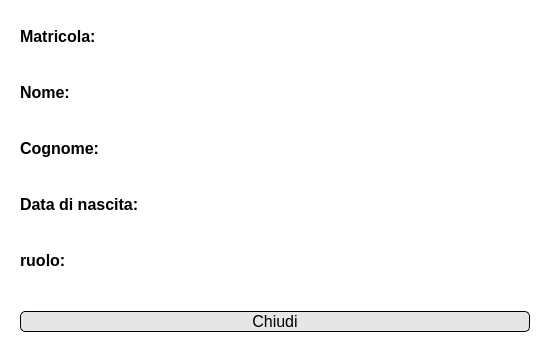
<?xml version="1.0" encoding="UTF-8"?>
<ui version="4.0">
 <class>Dialog</class>
 <widget class="QDialog" name="Dialog">
  <property name="geometry">
   <rect>
    <x>0</x>
    <y>0</y>
    <width>550</width>
    <height>363</height>
   </rect>
  </property>
  <property name="minimumSize">
   <size>
    <width>550</width>
    <height>0</height>
   </size>
  </property>
  <property name="windowTitle">
   <string>Visualizza amministratore</string>
  </property>
  <property name="windowIcon">
   <iconset>
    <normaloff>../Resources/logo.png</normaloff>../Resources/logo.png</iconset>
  </property>
  <property name="styleSheet">
   <string notr="true">QDialog#Dialog {
background-color: rgb(255, 255, 255);
color:black;
} </string>
  </property>
  <property name="modal">
   <bool>true</bool>
  </property>
  <layout class="QVBoxLayout" name="verticalLayout">
   <item>
    <widget class="QWidget" name="widget_2" native="true">
     <layout class="QHBoxLayout" name="horizontalLayout_4">
      <item>
       <widget class="QLabel" name="label">
        <property name="minimumSize">
         <size>
          <width>250</width>
          <height>0</height>
         </size>
        </property>
        <property name="maximumSize">
         <size>
          <width>250</width>
          <height>16777215</height>
         </size>
        </property>
        <property name="font">
         <font>
          <pointsize>12</pointsize>
          <weight>75</weight>
          <bold>true</bold>
         </font>
        </property>
        <property name="text">
         <string>Matricola:</string>
        </property>
       </widget>
      </item>
      <item>
       <widget class="QLineEdit" name="matricola">
        <property name="font">
         <font>
          <pointsize>12</pointsize>
         </font>
        </property>
        <property name="styleSheet">
         <string notr="true">border:None</string>
        </property>
        <property name="readOnly">
         <bool>true</bool>
        </property>
       </widget>
      </item>
     </layout>
    </widget>
   </item>
   <item>
    <widget class="QWidget" name="widget_4" native="true">
     <layout class="QHBoxLayout" name="horizontalLayout_3">
      <item>
       <widget class="QLabel" name="label_3">
        <property name="minimumSize">
         <size>
          <width>250</width>
          <height>0</height>
         </size>
        </property>
        <property name="maximumSize">
         <size>
          <width>250</width>
          <height>16777215</height>
         </size>
        </property>
        <property name="font">
         <font>
          <pointsize>12</pointsize>
          <weight>75</weight>
          <bold>true</bold>
         </font>
        </property>
        <property name="text">
         <string>Nome:</string>
        </property>
       </widget>
      </item>
      <item>
       <widget class="QLineEdit" name="nome">
        <property name="font">
         <font>
          <pointsize>12</pointsize>
         </font>
        </property>
        <property name="styleSheet">
         <string notr="true">border:None</string>
        </property>
        <property name="readOnly">
         <bool>true</bool>
        </property>
       </widget>
      </item>
     </layout>
    </widget>
   </item>
   <item>
    <widget class="QWidget" name="widget_3" native="true">
     <layout class="QHBoxLayout" name="horizontalLayout">
      <item>
       <widget class="QLabel" name="label_5">
        <property name="minimumSize">
         <size>
          <width>250</width>
          <height>0</height>
         </size>
        </property>
        <property name="maximumSize">
         <size>
          <width>250</width>
          <height>16777215</height>
         </size>
        </property>
        <property name="font">
         <font>
          <pointsize>12</pointsize>
          <weight>75</weight>
          <bold>true</bold>
         </font>
        </property>
        <property name="text">
         <string>Cognome:</string>
        </property>
       </widget>
      </item>
      <item>
       <widget class="QLineEdit" name="cognome">
        <property name="font">
         <font>
          <pointsize>12</pointsize>
         </font>
        </property>
        <property name="styleSheet">
         <string notr="true">border:None</string>
        </property>
        <property name="readOnly">
         <bool>true</bool>
        </property>
       </widget>
      </item>
     </layout>
    </widget>
   </item>
   <item>
    <widget class="QWidget" name="widget_5" native="true">
     <layout class="QHBoxLayout" name="horizontalLayout_5">
      <item>
       <widget class="QLabel" name="label_9">
        <property name="minimumSize">
         <size>
          <width>250</width>
          <height>0</height>
         </size>
        </property>
        <property name="maximumSize">
         <size>
          <width>250</width>
          <height>16777215</height>
         </size>
        </property>
        <property name="font">
         <font>
          <pointsize>12</pointsize>
          <weight>75</weight>
          <bold>true</bold>
         </font>
        </property>
        <property name="text">
         <string>Data di nascita:</string>
        </property>
       </widget>
      </item>
      <item>
       <widget class="QLineEdit" name="dataNascita">
        <property name="font">
         <font>
          <pointsize>12</pointsize>
         </font>
        </property>
        <property name="styleSheet">
         <string notr="true">border:None</string>
        </property>
        <property name="readOnly">
         <bool>true</bool>
        </property>
       </widget>
      </item>
     </layout>
    </widget>
   </item>
   <item>
    <widget class="QWidget" name="widget_8" native="true">
     <layout class="QHBoxLayout" name="horizontalLayout_8">
      <item>
       <widget class="QLabel" name="label_15">
        <property name="minimumSize">
         <size>
          <width>250</width>
          <height>0</height>
         </size>
        </property>
        <property name="maximumSize">
         <size>
          <width>250</width>
          <height>16777215</height>
         </size>
        </property>
        <property name="font">
         <font>
          <pointsize>12</pointsize>
          <weight>75</weight>
          <bold>true</bold>
         </font>
        </property>
        <property name="text">
         <string>ruolo:</string>
        </property>
       </widget>
      </item>
      <item>
       <widget class="QLineEdit" name="ruolo">
        <property name="font">
         <font>
          <pointsize>12</pointsize>
         </font>
        </property>
        <property name="styleSheet">
         <string notr="true">border:None</string>
        </property>
        <property name="readOnly">
         <bool>true</bool>
        </property>
       </widget>
      </item>
     </layout>
    </widget>
   </item>
   <item>
    <widget class="QWidget" name="widget_9" native="true">
     <layout class="QHBoxLayout" name="horizontalLayout_9">
      <property name="topMargin">
       <number>20</number>
      </property>
      <property name="bottomMargin">
       <number>20</number>
      </property>
      <item>
       <widget class="QPushButton" name="chiudiButton">
        <property name="font">
         <font>
          <pointsize>12</pointsize>
         </font>
        </property>
        <property name="styleSheet">
         <string notr="true">QPushButton#chiudiButton {
	border: 1px solid;
	background-color:rgb(230, 230, 230);
	border-radius: 5px;
	border-color: rgb(0, 0, 0);
}
QPushButton#chiudiButton:hover {
	background-color: rgb(207, 207, 207);
}</string>
        </property>
        <property name="text">
         <string>Chiudi</string>
        </property>
       </widget>
      </item>
     </layout>
    </widget>
   </item>
  </layout>
 </widget>
 <resources/>
 <connections/>
</ui>
